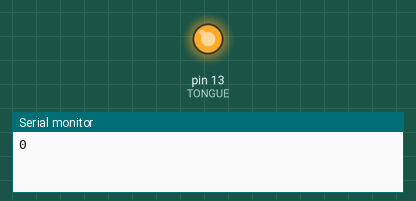
This sketch was run on a simulated Arduino Uno, built with avr-gcc and run on an emulated ATmega328P. Parts: output pins drawn as LEDs (lit = HIGH), the last lines printed to the serial monitor.

Above: at 0.1 s.
At 10.2 s:
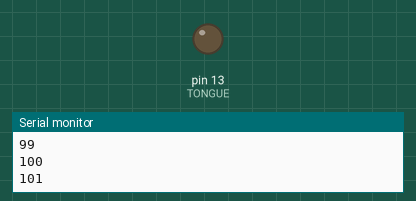
Timing chart, 0 to 11.7 s (numbered marks = the images above):
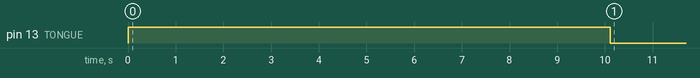

Measured:
- by itself, pin 13 (TONGUE): HIGH → LOW at 10.1 s

The sketch:

Test_Vibrator.ino
```cpp
#define TONGUE 13
int i=0;
void setup() {
  Serial.begin(115200);
  pinMode(TONGUE, OUTPUT);
  digitalWrite(TONGUE, HIGH);

}

void loop() {
  Serial.println(String(i));
  if(i>100){
    digitalWrite(TONGUE, LOW);
  }
  i++;
  delay(100);
}
```
